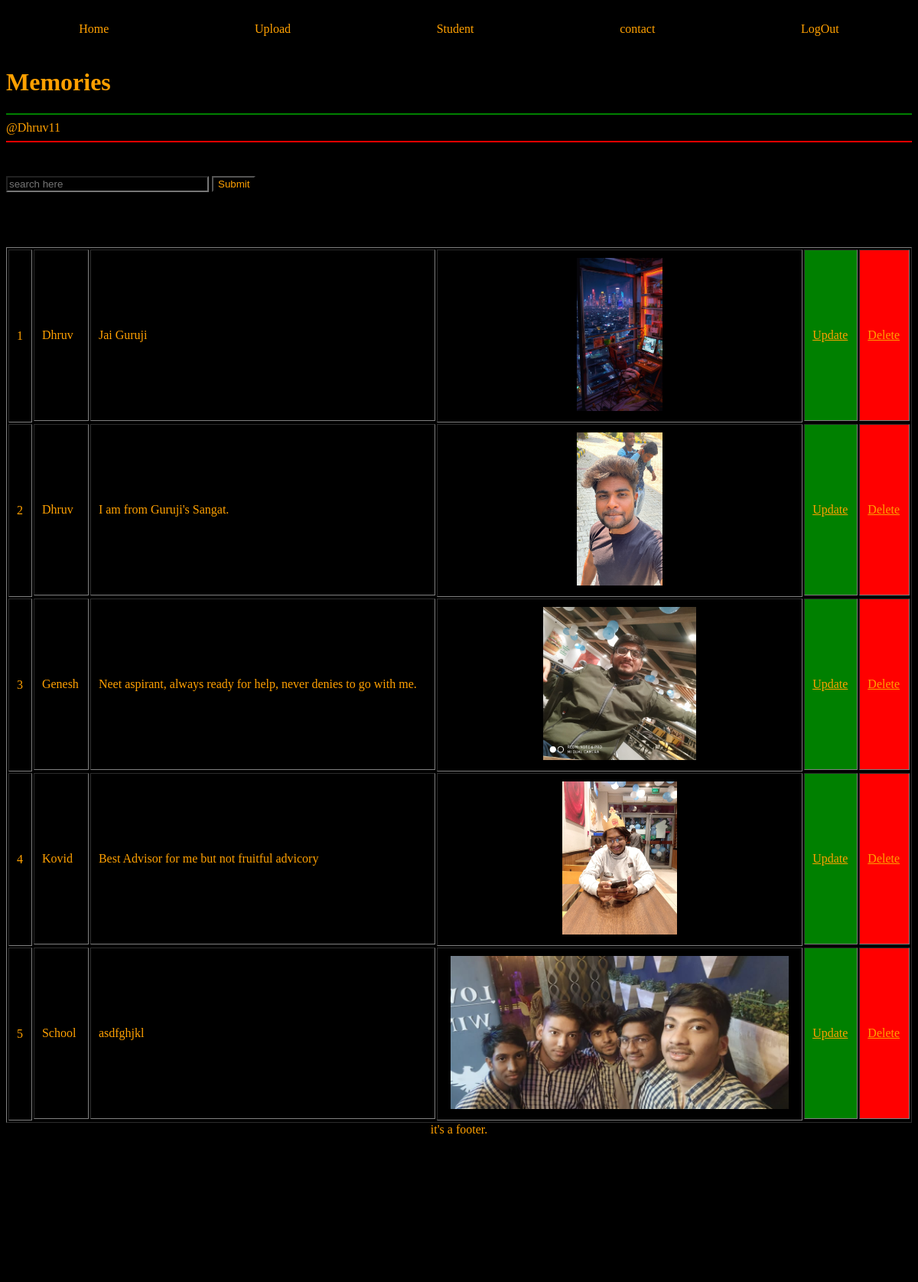
Screenshot of / (signed in) with the database file from the repository.
### home/models.py (models this page shows, shortened)
class Recipies(models.Model):
    user=models.ForeignKey(User,on_delete=models.SET_NULL,null=True,blank=True)
    name=models.CharField(max_length=20)
    desc=models.CharField(max_length=500)
    img=models.ImageField(upload_to='recpimg')

### home/views.py (the view)
# urls.py: 2. Add a URL to urlpatterns:  path('', views.home, name='home')
@login_required(login_url='/login/')
def home(req):
    data=Recipies.objects.all().order_by('name')
    if req.method=='GET':
        dat=req.GET.get('search')
        if dat==None:
            dat=''
        new_data=[]
        for i in data:
            if str(dat).lower() in str(i.name).lower():
                new_data.append(i)
        data=new_data
    context={'data':data}
    return render(req,'recipies.html',context)

### home/TEMPLATES/recipies.html (shortened to what this page needs)
{% extends "base.html" %}
{% block body %}
<h1>Memories</h1>
<hr color=green>
@{{request.user}}
<hr color=red>
<br><br>
<form action="#" method="get">
<input type="text" name="search" placeholder='search here' size="30" value="">
<input type="submit" value="Submit" class="btn btn-Primary">
</form>
<br><br><br><br>
<table width=100% border='solid' cellpadding=10px>
{% for m in data %}
<tr>
    <td rowspan=2>{{forloop.counter}}</td>
    <td>{{m.name}}</td>
    <td>{{m.desc}}</td>
    <th rowspan=2><img src='/media/{{m.img}}' alt={{m.img}} height= 200px></th>
    <td bgcolor=green>
        <a href="/upd_rcp/{{m.id}}" class="btn" >Update</a>
    </td>
    <td bgcolor='red'>
        <a href="/del_rcp/{{m.id}}" class="btn" >Delete</a>
    </td>
</tr>
<tr>
{% endfor %}
</table>
{% endblock body %}

### home/TEMPLATES/base.html (shortened to what this page needs)
<!DOCTYPE html>
<html lang="en">
<head>
</head>
<body>
    <div id="nav">
        <a href="/home/"><li class="navitems">Home</li></a>
        <a href="/upload/"><li class="navitems">Upload</li></a>
        <a href="/student/"><li class="navitems">Student</li></a>
        <a href=""><li class="navitems">contact</li></a>
        {% if request.user.is_authenticated %}
        <a href="/logout/"><li class="navitems">LogOut</li></a>
        {% else %}
        <a href="/login/"><li class="navitems">LogIn</li></a>
        {% endif %}
    </div>
    {%block body%}{%endblock body%}
    <footer>it's a footer.</footer>
</body>
</html>

### home/TEMPLATES/recipies.html (style rules this page uses)
input { background-color: black; color: rgb(255, 160, 0); }

### rows the page displays
Recipies: name "Dhruv", desc "Jai Guruji", img (picture)
Recipies: name "Dhruv", desc "I am from Guruji's Sangat.", img (picture)
Recipies: name "Genesh", desc "Neet aspirant, always ready for help, never denies to go with me.", img (picture)
Recipies: name "Kovid", desc "Best Advisor for me but not fruitful advicory", img (picture)
Recipies: name "School", desc "asdfghjkl", img (picture)

### other values shown
{{ request.user }} "Dhruv11"
